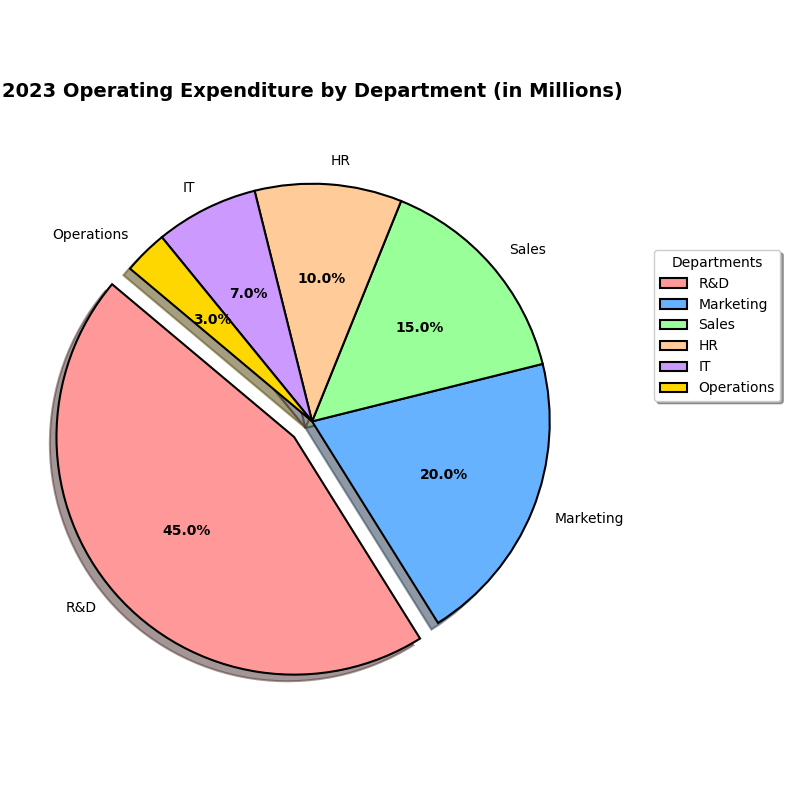

Python code for this plot:
import matplotlib.pyplot as plt

# Define the departments and their respective expenditure in millions
departments = ['R&D', 'Marketing', 'Sales', 'HR', 'IT', 'Operations']
expenditure = [45, 20, 15, 10, 7, 3]  # in millions

# Define colors for each slice
colors = ['#FF9999', '#66B2FF', '#99FF99', '#FFCC99', '#CC99FF', '#FFD700']

# Explode the slice for R&D to emphasize it
explode = (0.1, 0, 0, 0, 0, 0)

# Create a single subplot for the pie chart
fig, ax1 = plt.subplots(figsize=(8, 8))

# Pie chart
wedges, texts, autotexts = ax1.pie(
    expenditure, explode=explode, labels=departments, colors=colors, autopct='%1.1f%%',
    startangle=140, shadow=True, wedgeprops=dict(edgecolor='black', linewidth=1.5))

# Enhance text properties
plt.setp(autotexts, size=10, weight="bold", color="black")

# Set title for the pie chart
ax1.set_title('2023 Operating Expenditure by Department (in Millions)', fontsize=14, fontweight='bold', pad=20)
ax1.legend(title='Departments', loc='upper right', bbox_to_anchor=(1.3, 0.8), shadow=True, fontsize=10)

# Automatically adjust layout to ensure no overlap
plt.tight_layout()

# Display the plot
plt.show()
